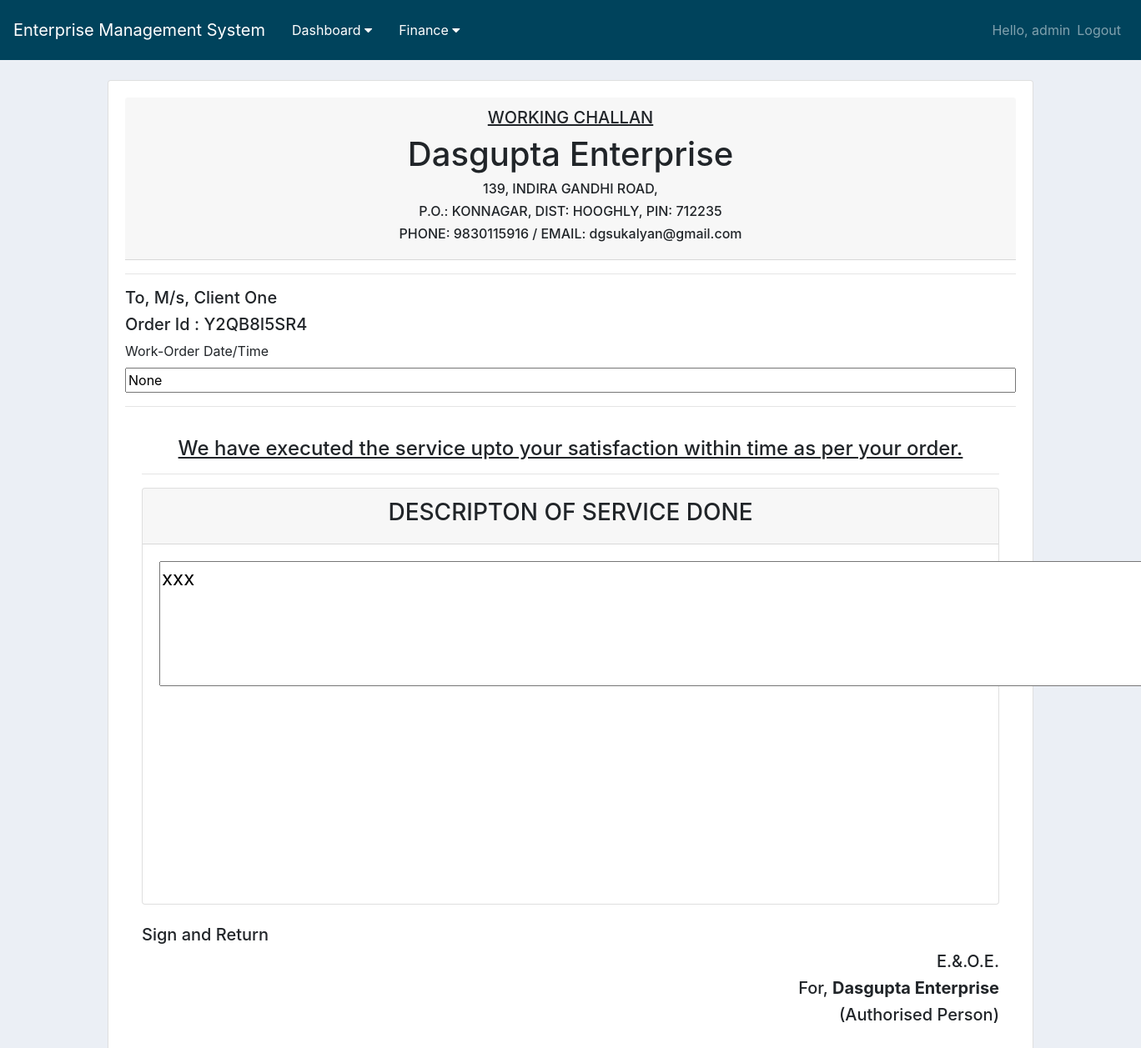
The page /order/1/ (signed in) on the database as committed earlier.
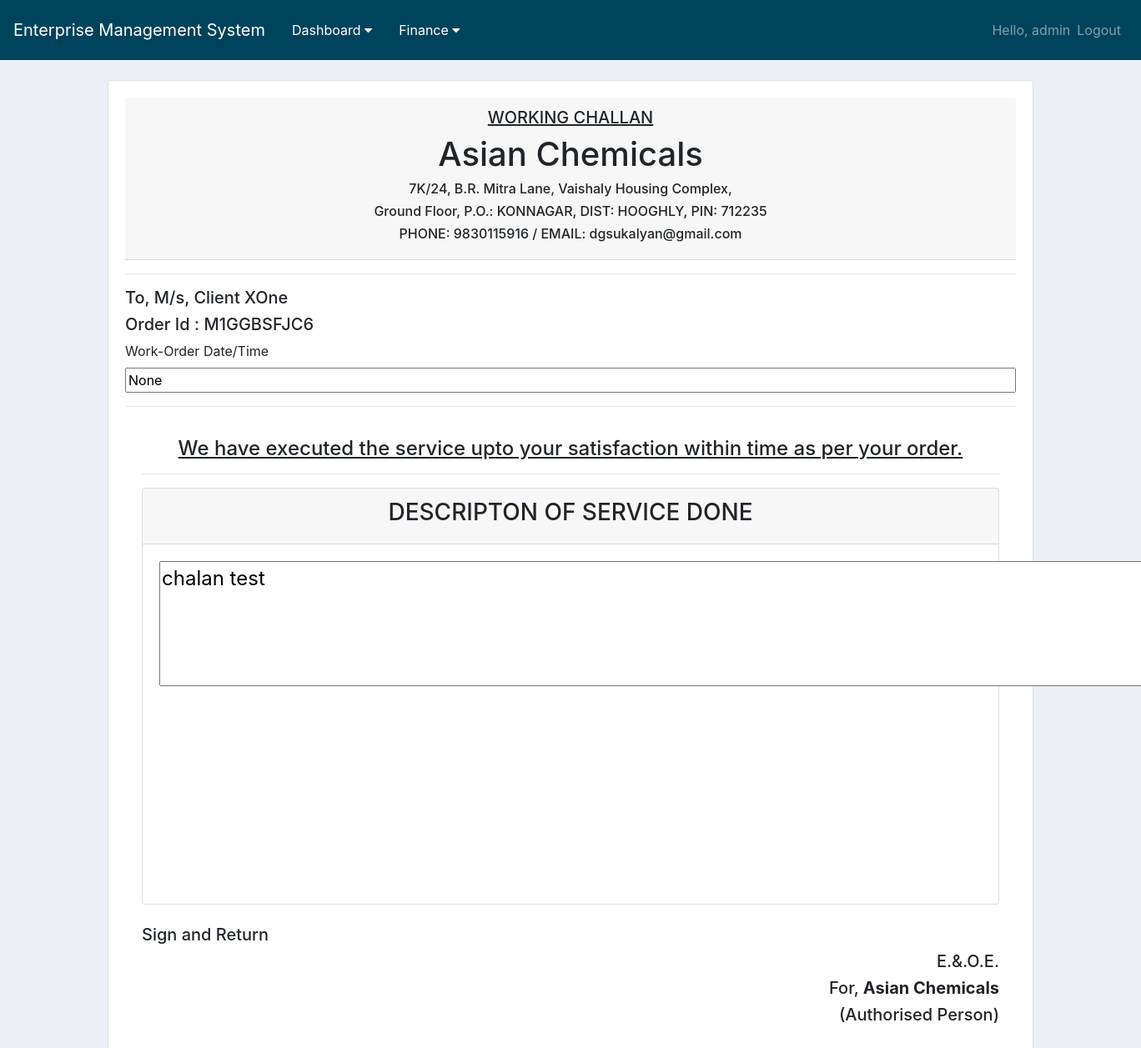
The same page on the database as committed later.
### order/models.py (models this page shows, shortened)
class Order(models.Model):
    STATUS = (
        ('Pending', 'Pending'),
        ('Paid', 'Paid'),
    )
    CSR_value = (
        (True, 'Paid'),
        (False, 'Not Paid'),
    )
    MONTH = (
        ('JANUARY', 'JANUARY'),
        ('FEBRUARY', 'FEBRUARY'),
        ('MARCH', 'MARCH'),
        ('APRIL', 'APRIL'),
        ('MAY', 'MAY'),
        ('JUNE', 'JUNE'),
        ('JULY', 'JULY'),
        ('AUGUST', 'AUGUST'),
        ('SEPTEMBER', 'SEPTEMBER'),
        ('OCTOBER', 'OCTOBER'),
        ('NOVEMBER', 'NOVEMBER'),
        ('DECEMBER', 'DECEMBER'),
    )
    order_id = models.CharField(max_length=120, null=True, blank=True)
    client = models.ForeignKey(Client, null=True, on_delete=models.CASCADE)
    company = models.ForeignKey(Company, null=True, on_delete=models.CASCADE)
    sub_client = models.CharField(max_length=120, null=True, blank=True)
    service_1 = models.ForeignKey(Service, null=True, on_delete=models.CASCADE, related_name='service_1')
    rate_1 = models.DecimalField(default=0.00, max_digits=10, decimal_places=2)
    service_2 = models.ForeignKey(Service, null=True, on_delete=models.CASCADE, related_name='service_2')
    rate_2 = models.DecimalField(default=0.00, max_digits=10, decimal_places=2)
    service_3 = models.ForeignKey(Service, null=True, on_delete=models.CASCADE, related_name='service_3')
    rate_3 = models.DecimalField(default=0.00, max_digits=10, decimal_places=2)
    service_4 = models.ForeignKey(Service, null=True, on_delete=models.CASCADE, related_name='service_4')
    rate_4 = models.DecimalField(default=0.00, max_digits=10, decimal_places=2)
    upload_document = models.FileField(upload_to="document_uploaded/", blank=True)
    work_order_period = models.CharField(max_length=100, null=True)
    invoice_for_month = models.CharField(max_length=100, default='JAN', choices=MONTH)
    date = models.CharField(max_length=20, null=True)
    frequency = models.CharField(max_length=100, null=True)
    bill_raised = models.CharField(max_length=100, null=True)
    area = models.IntegerField(default=0)
    rate = models.DecimalField(default=0.00, max_digits=10, decimal_places=2)
    payment = models.CharField(max_length=100, default='Pending', choices=STATUS)
    payment_details = models.CharField(max_length=100, null=True)
    payment_date = models.DateField(blank=True, null=True)
    bank_transfer = models.BooleanField(default=False)
    TDS = models.IntegerField(default=0)
    CSR = models.IntegerField(default=0)
    csr_status = models.BooleanField(default=False, choices=CSR_value)
    total = models.DecimalField(default=0.00, max_digits=10, decimal_places=2)
    challan_text = models.TextField(max_length=200, null=True)
    remark = models.TextField(max_length=200, null=True)
    timestamp = models.DateTimeField(auto_now_add=True, null=True)

### company/models.py (models this page shows, shortened)
class Company(models.Model):
    name = models.CharField(max_length=100, null=True)
    timestamp = models.DateTimeField(auto_now_add=True, null=True)

### client/models.py (models this page shows, shortened)
class Client(models.Model):
    company = models.ForeignKey(Company, null=True, on_delete=models.CASCADE)
    name = models.CharField(max_length=100, null=True)
    phone = models.CharField(max_length=20, null=True)
    email = models.EmailField()
    address = models.TextField(max_length=200, null=True)
    timestamp = models.DateTimeField(auto_now_add=True, null=True)

### order/views.py (the view)
# urls.py: path('<int:pk>/', views.view_order, name='view_order'),
@login_required(login_url='login')
def view_order(request, pk):
    order_obj = Order.objects.get(id=pk)
    context = {
        "order_obj": order_obj,
    }
    return render(request, 'view_order.html', context)

### templates/view_order.html
{% extends 'base.html' %}
{% block content %}
<br>
<div class="container">
    <div class="row">
        <div class="col-md">
            <div class="card card-body">
                <div class="card-header text-center">
                    <h5><u>WORKING CHALLAN</u></h5>
                    <h1>{{ order_obj.company.name }}</h1>
                    {% if order_obj.company.name == "Dasgupta Enterprise" %}
                        <h6>139, INDIRA GANDHI ROAD,</h6>
                        <h6>P.O.: KONNAGAR, DIST: HOOGHLY, PIN: 712235</h6>
                        <h6>PHONE: 9830115916 / EMAIL: dgsukalyan@gmail.com</h6>
                    {% else %}
                        <h6>7K/24, B.R. Mitra Lane, Vaishaly Housing Complex,</h6>
                        <h6>Ground Floor, P.O.: KONNAGAR, DIST: HOOGHLY, PIN: 712235</h6>
                        <h6>PHONE: 9830115916 / EMAIL: dgsukalyan@gmail.com</h6>
                    {% endif %}
                </div>
                <hr>
                <h5>To, M/s, {{ order_obj.client.name }}</h5>
                <h5>Order Id : {{ order_obj.order_id }}</h5>
                <label for="date">Work-Order Date/Time</label>
                <input type="text" id="date" name="date" value="{{ order_obj.date }}">
                <hr>
                <div class="card-body text-center">
                    <h4><u>We have executed the service upto your satisfaction within time as per your order.</u></h4>
                    <hr>
                    <div class="card" style="height: 500px;">
                        <div class="card-header">
                            <h3>DESCRIPTON OF SERVICE DONE</h3>
                        </div>
                        <div class="card-body">
                            <textarea id="w3review" name="w3review" rows="4" cols="80" style="font-size: x-large;">{{ order_obj.challan_text }}
                            </textarea>
                        </div>
                    </div>
                    <br>
                    <h5 style="text-align: left;">Sign and Return</h5>
                    <h5 style="text-align: right;">E.&.O.E.</h5>
                    <h5 style="text-align: right;">For, <b>{{ order_obj.company.name }}</b></h5>
                    <h5 style="text-align: right;">(Authorised Person)</h5>
                    <br>
                    <br>
                </div>
            </div>
        </div>
    </div>
</div>
{% endblock%}

Rows that differ between the two databases and show on the page:
changed Order "None": company.name "Dasgupta Enterprise" → "Asian Chemicals"; company_id 1 → 2 (drawn); client.name "Client One" → "Client XOne"; order_id "Y2QB8I5SR4" → "M1GGBSFJC6"; w3review "xxx" → "chalan test"
Other text that changed with them:
text no longer shown: "139, INDIRA GANDHI ROAD, P.O.: KONNAGAR, DIST: HOOGHLY, PIN: 712235"
text now shown: "7K/24, B.R. Mitra Lane, Vaishaly Housing Complex, Ground Floor, P.O.: KONNAGAR, DIST: HOOGHLY, PIN: 712235"
